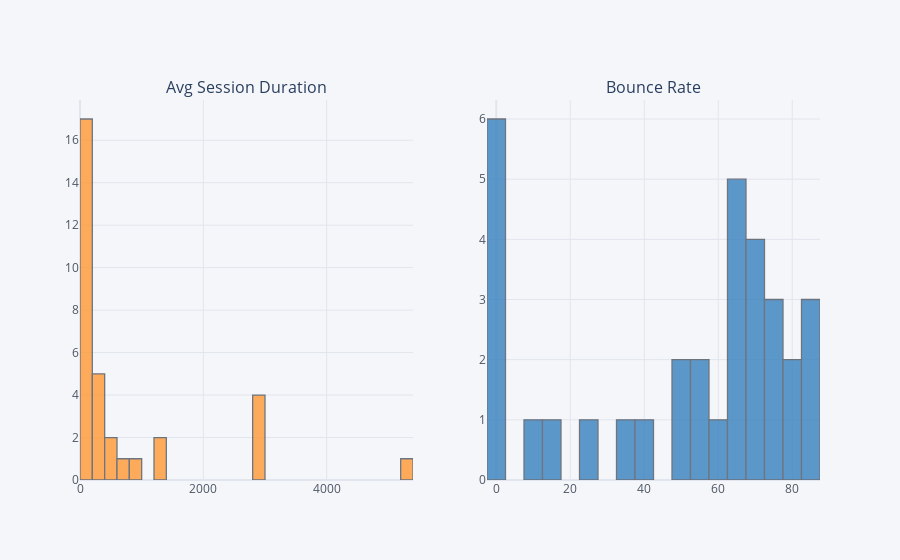

The code cell stored with this chart in its notebook:
### Markdown cell above
### 3. What is the distribution of session duration and bounce rate of landing pages?

- We already have the data available so let's go straight into plotting

### Code cell
fig = df3.groupby(['Landing Page'],as_index=True)[['Avg Session Duration','Bounce Rate']].mean().\
    iplot(
        asFigure=True, 
        kind ='histogram',
        bins = 40,
        subplots=True, 
        subplot_titles=True, 
        legend=False)
    
fig.show()

### Figure 1 — Plotly figure (JSON) as saved in the notebook; plotly's stock layout.template omitted (floating-point values rounded to 4 significant figures)
{"data": [{"histfunc": "count", "histnorm": "", "marker": {"color": "rgba(255, 153, 51, 1.0)", "line": {"color": "#4D5663", "width": 1.3}}, "name": "Avg Session Duration", "nbinsx": 40, "opacity": 0.8, "orientation": "v", "type": "histogram", "x": [241.2, 1300.0, 123.4, 90.41, 87.53, 432.5, 108.3, 2957, 2913, 292.4, 272.1, 231.8, 912.9, 79.2, 2933, 5210.0, 46.23, 41.9, 796.3, 63.48, 1334.0, 64.91, 132, 55.77, 123.4, 41.35, 103.2, 87.92, 48.8, 584.3, 213.2, 2934, 192.5], "xaxis": "x", "yaxis": "y"}, {"histfunc": "count", "histnorm": "", "marker": {"color": "rgba(55, 128, 191, 1.0)", "line": {"color": "#4D5663", "width": 1.3}}, "name": "Bounce Rate", "nbinsx": 40, "opacity": 0.8, "orientation": "v", "type": "histogram", "x": [35.25, 0, 72.31, 50, 70.55, 50, 37.5, 0, 0, 59.1, 83.33, 56.27, 10, 74.44, 0, 0, 83.95, 80.49, 66.67, 74.03, 26.67, 86.25, 54.17, 74.93, 69.23, 81.69, 62.8, 69.01, 63.66, 66.67, 16.67, 0, 66.82], "xaxis": "x2", "yaxis": "y2"}], "layout": {"annotations": [{"font": {"size": 16}, "showarrow": false, "text": "Avg Session Duration", "x": 0.225, "xanchor": "center", "xref": "paper", "y": 1, "yanchor": "bottom", "yref": "paper"}, {"font": {"size": 16}, "showarrow": false, "text": "Bounce Rate", "x": 0.775, "xanchor": "center", "xref": "paper", "y": 1, "yanchor": "bottom", "yref": "paper"}], "barmode": "overlay", "legend": {"bgcolor": "#F5F6F9", "font": {"color": "#4D5663"}}, "paper_bgcolor": "#F5F6F9", "plot_bgcolor": "#F5F6F9", "showlegend": false, "title": {"font": {"color": "#4D5663"}}, "xaxis": {"anchor": "y", "domain": [0, 0.45], "gridcolor": "#E1E5ED", "showgrid": true, "tickfont": {"color": "#4D5663"}, "title": {"font": {"color": "#4D5663"}, "text": ""}, "zerolinecolor": "#E1E5ED"}, "xaxis2": {"anchor": "y2", "domain": [0.55, 1], "gridcolor": "#E1E5ED", "showgrid": true, "tickfont": {"color": "#4D5663"}, "title": {"font": {"color": "#4D5663"}, "text": ""}, "zerolinecolor": "#E1E5ED"}, "yaxis": {"anchor": "x", "domain": [0, 1], "gridcolor": "#E1E5ED", "showgrid": true, "tickfont": {"color": "#4D5663"}, "title": {"font": {"color": "#4D5663"}, "text": ""}, "zerolinecolor": "#E1E5ED"}, "yaxis2": {"anchor": "x2", "domain": [0, 1], "gridcolor": "#E1E5ED", "showgrid": true, "tickfont": {"color": "#4D5663"}, "title": {"font": {"color": "#4D5663"}, "text": ""}, "zerolinecolor": "#E1E5ED"}}}
